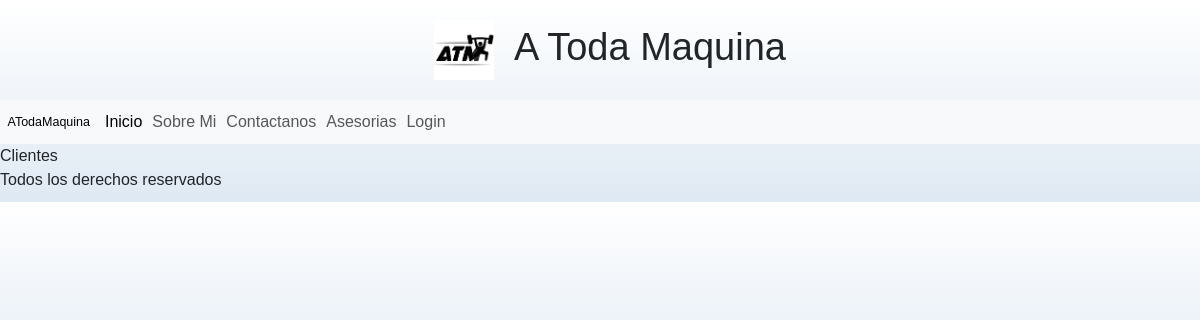
Before: /cliente/ with the older database file.
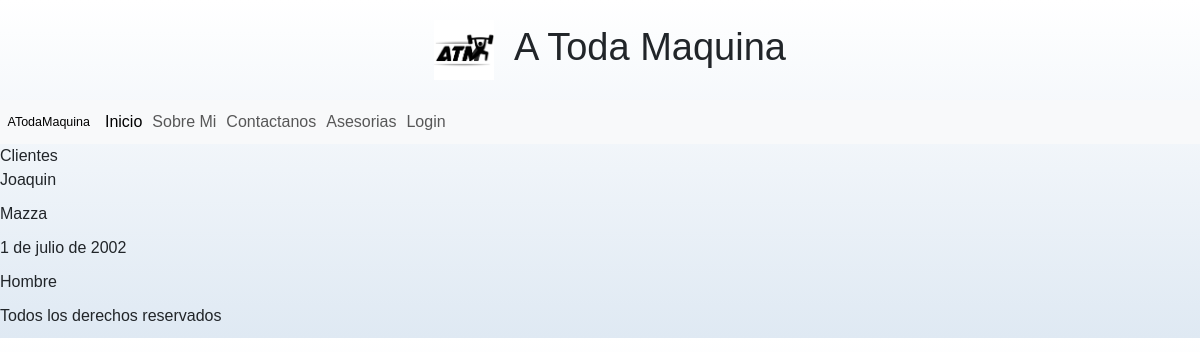
After: the same page with the newer database file.
### apps/cliente/models.py (models this page shows, shortened)
class Cliente(models.Model):
    nombre = models.CharField(max_length=50)
    apellido = models.CharField(max_length=50)
    nacimiento = models.DateField(null=True)
    sexo_id = models.ForeignKey(Sexo, on_delete=models.SET_NULL, null=True)

class Sexo(models.Model):
    nombre = models.CharField(max_length=50)
    def __str__(self):
        return self.nombre

### apps/cliente/views.py (the view)
# urls.py: path("", views.home, name="home"),
def home(request):
    clientes_registros = Cliente.objects.all()
    contexto = {"clientes": clientes_registros}
    return render(request, "cliente/index.html", contexto)

### apps/cliente/templates/cliente/index.html
{% extends 'Home/base.html' %}
    {% block INDEX_TITULO %} Clientes {% endblock INDEX_TITULO %}
    {% block INDEX_CONTENIDO %}
        {% for cliente in clientes %}
            <p>{{ cliente.nombre }}</p>
            <p>{{ cliente.apellido }}</p>
            <p>{{ cliente.nacimiento }}</p>
            <p>{{ cliente.sexo_id }}</p>
        {% endfor %}
    {% endblock INDEX_CONTENIDO %}

Changed rows visible on the page:
added Cliente: nombre "Joaquin", apellido "Mazza", nacimiento "1 de julio de 2002", sexo_id "Hombre"
